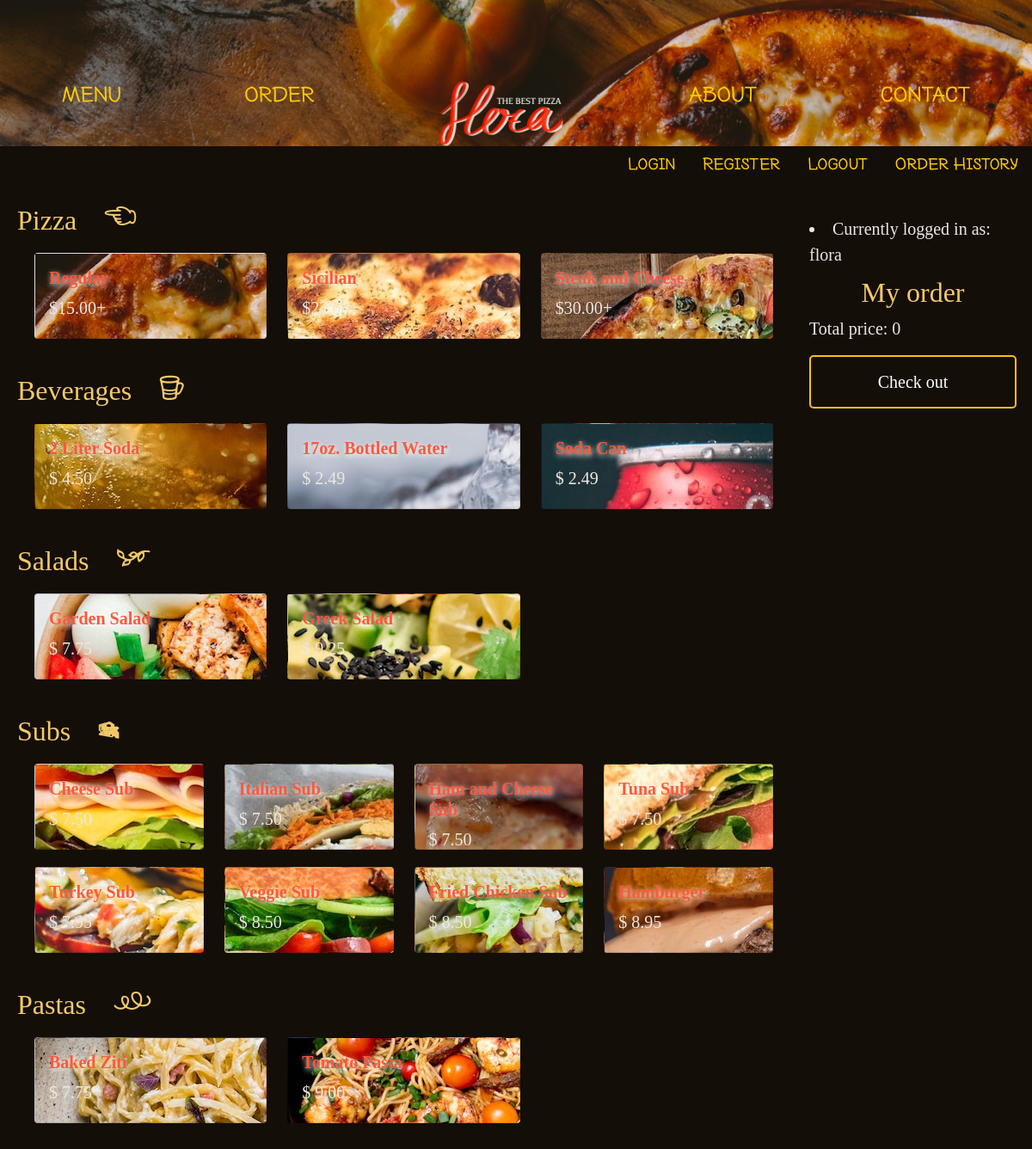
Screenshot of /makeOrder (signed in) with the database file from the repository.
### orders/models.py (models this page shows, shortened)
class Basics(models.Model):
    Basic = models.CharField(max_length=64)
    Size = models.CharField(max_length=64)
    Price = models.DecimalField(max_digits=5, decimal_places=2)

class Beverages(models.Model):
    Beverage = models.CharField(max_length=64)
    Price = models.DecimalField(max_digits=5, decimal_places=2)

class Salads(models.Model):
    Salad = models.CharField(max_length=64)
    Price = models.DecimalField(max_digits=5, decimal_places=2)

class Subs(models.Model):
    Sub = models.CharField(max_length=64)
    Price = models.DecimalField(max_digits=5, decimal_places=2)

class Pastas(models.Model):
    Pasta = models.CharField(max_length=64)
    Price = models.DecimalField(max_digits=5, decimal_places=2)

### orders/views.py (the view)
# urls.py: path("makeOrder", views.makeOrder, name="makeOrder"),
def makeOrder(request):
    context = {
        "Basics": Basics.objects.all(),
        "Beverages": Beverages.objects.all(),
        "Salads": Salads.objects.all(),
        "Subs": Subs.objects.all(),
        "Pastas": Pastas.objects.all(),
        "Toppings": Toppings.objects.all(),
        "smalls": Basics.objects.filter(Size="small"),
        "bigs": Basics.objects.filter(Size="big"),
        "Addings":Salad_adding.objects.all()
    }
    return render(request, "orders/makeOrder.html", context)

### orders/templates/orders/makeOrder.html (shortened to what this page needs)
<!DOCTYPE html>
{% load static %}
<head>
  <link href="https://cdn.jsdelivr.net/npm/bootstrap@5.0.0-beta1/dist/css/bootstrap.min.css" rel="stylesheet">
  <link rel="stylesheet" href="static/orders/styles.css"/>
</head>
<body>
  <div class="">
    <div class="navigation">
      <ul class="nav nav-pills nav-fill">
        <li class="nav-item">
          <a class="nav-link" href="#">MENU</a>
        </li>
        <li class="nav-item">
          <a class="nav-link" href="{% url 'makeOrder' %}">ORDER</a>
        </li>
        <li class="nav-item" >
          <a href="{% url 'homePage' %}"><img src="{% static "/imgs/flozaLogo.png" %}" class="nav-link" id="logo" alt="FLOZA"  width="150px"> </a>
        </li>
        <li class="nav-item">
          <a class="nav-link" href="#">ABOUT</a>
        </li>
        <li class="nav-item">
          <a class="nav-link" href="#">CONTACT</a>
        </li>
      </ul>
    </div>
  <div class="all">
    <ul class="nav justify-content-end">
        <li class="nav-item">
          <a id = "login" class="nav-link active">Login</a>
        </li>
        <li class="nav-item">
          <a id = "register" class="nav-link">Register</a>
        </li>
        <li class="nav-item">
          <form class="" action="{% url 'logout' %}" method="post">{% csrf_token %}
            <a  class="nav-link" href="{% url 'logout' %}">Logout</a>
          </form>
        </li>
        <li class="nav-item">
          <form class="" action="{% url 'history' %}" method="post">{% csrf_token %}
            <a class="nav-link" id="order_history" href="{% url 'history' %}">Order History</a>
          </form>
        </li>
    </ul>
    <div class="row">
      <div class="col-sm-9">
      <h2>Pizza<span id="ICONS"> H</span> </h2>
        <div class="row">
        {% for small in smalls %}
          <div class="col-sm-4" >
            <div class="card" id="{{small.Basic}}">
              <div class="card-body" id="basic_price" data-price="{{ small.Price }}" data-basic="{{ small.Basic }}">
                <h5 class="card-title" >{{ small.Basic }} </h5>
                <p class="card-text" >${{ small.Price }}+</p>
              </div>
            </div>
          </div>
        {% endfor %}
        </div>
        <h2>Beverages<span id="ICONS"> W</span> </h2>
        <div class="row">
        {% for Beverage in Beverages %}
        <div class="col-sm-4">
          <div class="card" id="{{Beverage.Beverage}}">
            <div class="card-body" id="direct" data-thing="{{Beverage.Beverage}}" data-price="{{Beverage.Price}}">
              <h5 class="card-title">{{ Beverage.Beverage }}</h5>
              <p class="card-text">$ {{ Beverage.Price }}</p>
            </div>
          </div>
          </div>
        {% endfor %}
        </div>
        <h2>Salads<span id="ICONS"> N</span></h2>
        <div class="row">
        {% for Salad in Salads %}
        <div class="col-sm-4">
          <div class="card" id="{{ Salad.Salad }}">
            <div class="card-body" id="salad_price" data-price="{{ Salad.Price }}" data-salad="{{ Salad.Salad }}">
              <h5 class="card-title">{{ Salad.Salad }}</h5>
              <p class="card-text">$ {{ Salad.Price }}</p>
            </div>
          </div>
        </div>
        {% endfor %}
      </div>
        <h2>Subs<span id="ICONS"> g</span></h2>
        <div class="row">
          {% for Sub in Subs %}
          <div class="col-sm-3">
          <div class="card" id="{{Sub.Sub}}">
            <div class="card-body" id="direct" data-thing="{{Sub.Sub}}" data-price="{{ Sub.Price }}">
              <h5 class="card-title">{{ Sub.Sub }}</h5>
              <p class="card-text">$ {{ Sub.Price }}</p>
            </div>
          </div>
          </div>
          {% endfor %}
        </div>
        <h2>Pastas<span id="ICONS"> L</span></h2>
        <div class="row">
          {% for Pasta in Pastas %}
          <div class="col-sm-4">
            <div class="card" id="{{Pasta.Pasta}}">
              <div class="card-body" id="direct" data-thing="{{Pasta.Pasta }}" data-price="{{ Pasta.Price }}">
                <h5 class="card-title">{{ Pasta.Pasta }}</h5>
                <p class="card-text">$ {{ Pasta.Price }}</p>
              </div>
            </div>
            </div>
            {% endfor %}
        </div>
      </div>
      <div class="col-sm-3" id="side_info">
        <div class="login_info">
          <li>Currently logged in as: {{ user.username }}</li>
        </div>
        <h2 style="text-align:center;padding-top:10px;">My order</h2>
          <p id="total_amount">Total price: 0</p>
          <button name="button" type="button" id="confirm_button">Check out</button>
      </div>
    </div>
  </div>
  </div>
</body>

### orders/static/orders/styles.css (style rules this page uses)
body { font-family: "Comic Sans MS"; color:#eee7e0; margin: 0; font-size:20px; }
.row { padding: 5px 0px 5px 20px }
.all { background-color: #140e08; }
h2 { color: #f2c968; }
.card-title { color: #ff583d; font-weight: bold; text-shadow: 1px 2px 6px #ffffff; }
#ICONS { font-family: 'NexaRustExtras-Free'; font-size: 50PX; }
.nav { font-family: 'NexaRustHandmade-Extended-Free'; }
.col-sm-9 { font-family: 'Comic Sans MS'; }
button { background-color: rgb(0 0 0 / 0%); color: #ffffff; padding: 14px 20px; font-size: 20px; width: 100%; border-radius: 5px; border: 2px solid #ffc107; }
#side_info { padding: 30px; }
#logo { display: block; margin-left: auto; margin-right: auto; width:180px; }
.navigation { position: absolute; top: 10%; left: 50%; transform: translate(-50%, -50%); font-weight: bold; color: white; font-size: 25px; text-align: center; width: 100%; }
a { color: #ffca00; }
#Regular { background-image: url('../imgs/regular.jpg'); background-repeat: no-repeat; }
#Sicilian { background-image: url('../imgs/sicilian.jpg'); }
#Steak\ and\ Cheese { background-image: url('../imgs/SteakCheese.jpg'); }
#\32 \ Liter\ Soda { background-image: url('../imgs/bigSoda.jpg'); }
#Soda\ Can { background-image: url('../imgs/sodaCan.jpg'); }
#\31 7oz\.\ Bottled\ Water { background-image: url('../imgs/water.jpg'); }
#Garden\ Salad { background-image: url('../imgs/gardenSalad.jpg'); }
#Greek\ Salad { background-image: url('../imgs/greekSalad.jpg'); }
#Cheese\ Sub { background-image: url('../imgs/cheeseSub.jpg'); }
#Italian\ Sub { background-image: url('../imgs/italianSub.jpg'); }
#Ham\ and\ Cheese\ Sub { background-image: url('../imgs/hamSub.jpg'); }
#Tuna\ Sub { background-image: url('../imgs/tunaSub.jpg'); }
#Turkey\ Sub { background-image: url('../imgs/turkeySub.jpg'); }
#Veggie\ Sub { background-image: url('../imgs/veggieSub.jpg'); }
#Fried\ Chicken\ Sub { background-image: url('../imgs/chickenSub.jpg'); }
#Hamburger { background-image: url('../imgs/hamburger.jpg'); }
#Baked\ Ziti { background-image: url('../imgs/ziti.jpg'); }
#Tomato\ Pasta { background-image: url('../imgs/tomato.jpg'); }
.card { height: 100px; margin-bottom: 20px; opacity: 1; }

### rows the page displays
Basics: shows a picture, Basic "Regular", Price "15.00"
Basics: shows a picture, Basic "Sicilian", Price "22.00"
Basics: shows a picture, Basic "Steak and Cheese", Price "30.00"
Beverages: shows a picture, Beverage "2 Liter Soda", Price "4.50"
Beverages: shows a picture, Beverage "17oz. Bottled Water", Price "2.49"
Beverages: shows a picture, Beverage "Soda Can", Price "2.49"
Salads: shows a picture, Salad "Garden Salad", Price "7.75"
Salads: shows a picture, Salad "Greek Salad", Price "9.25"
Subs: shows a picture, Sub "Cheese Sub", Price "7.50"
Subs: shows a picture, Sub "Italian Sub", Price "7.50"
Subs: shows a picture, Sub "Ham and Cheese Sub", Price "7.50"
Subs: shows a picture, Sub "Tuna Sub", Price "7.50"
Subs: shows a picture, Sub "Turkey Sub", Price "7.95"
Subs: shows a picture, Sub "Veggie Sub", Price "8.50"
Subs: shows a picture, Sub "Fried Chicken Sub", Price "8.50"
Subs: shows a picture, Sub "Hamburger", Price "8.95"
Pastas: shows a picture, Pasta "Baked Ziti", Price "7.75"
Pastas: shows a picture, Pasta "Tomato Pasta", Price "9.00"

### other values shown
{{ user.username }} "flora"
